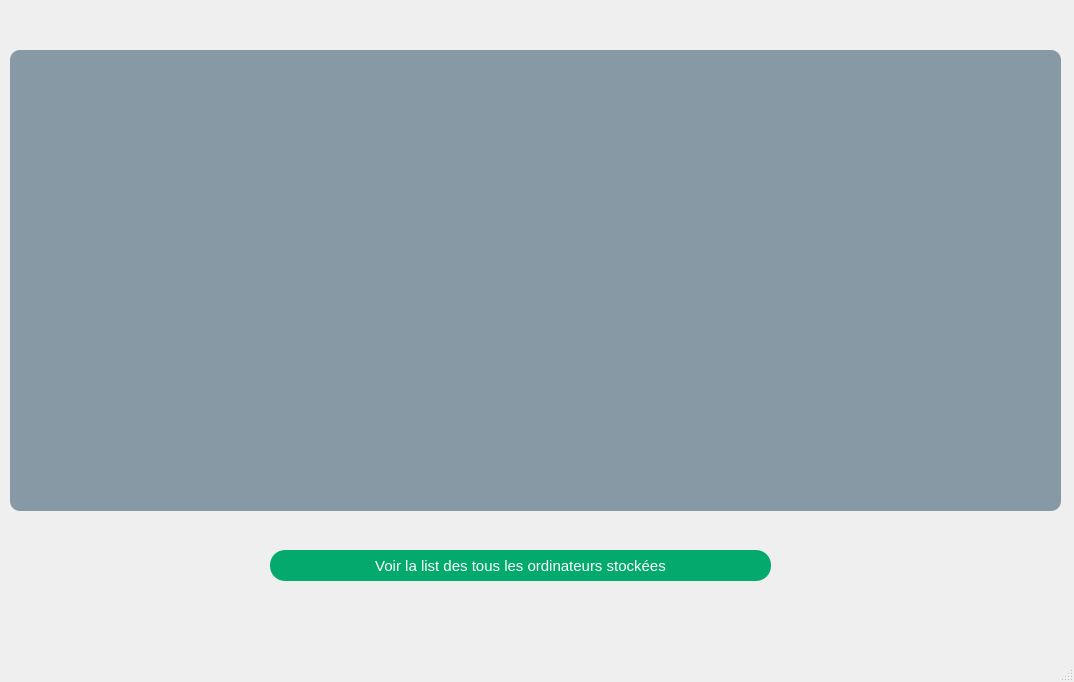
<?xml version="1.0" encoding="UTF-8"?>
<ui version="4.0">
 <class>List_ordinateur</class>
 <widget class="QMainWindow" name="List_ordinateur">
  <property name="geometry">
   <rect>
    <x>0</x>
    <y>0</y>
    <width>1074</width>
    <height>682</height>
   </rect>
  </property>
  <property name="windowTitle">
   <string>MainWindow</string>
  </property>
  <property name="styleSheet">
   <string notr="true"/>
  </property>
  <widget class="QWidget" name="centralwidget">
   <widget class="QTableView" name="tableView">
    <property name="geometry">
     <rect>
      <x>10</x>
      <y>50</y>
      <width>1051</width>
      <height>461</height>
     </rect>
    </property>
    <property name="styleSheet">
     <string notr="true">background-color:rgb(136,153,166); 
border: 2px; 
border-radius: 10px; 
padding: 0 8px; 
	color: rgb(0, 0, 136);
 font-size: 16px;</string>
    </property>
   </widget>
   <widget class="QPushButton" name="pushButton_load">
    <property name="geometry">
     <rect>
      <x>270</x>
      <y>550</y>
      <width>501</width>
      <height>31</height>
     </rect>
    </property>
    <property name="styleSheet">
     <string notr="true">QPushButton{
  padding: 5px 5px;
  font-size: 15px;
  text-align: center;
  text-decoration: none;
  outline: none;
  color: #fff;
  background-color: #04AA6D;
  border: none;
  border-radius: 15px;
}
QPushButton:hover{
background-color: #3e8e41
}
QPushButton:pressed{
background-color: rgb(85, 255, 255)
}
</string>
    </property>
    <property name="text">
     <string>Voir la list des tous les ordinateurs stockées</string>
    </property>
   </widget>
  </widget>
  <widget class="QStatusBar" name="statusbar"/>
 </widget>
 <resources/>
 <connections/>
</ui>
